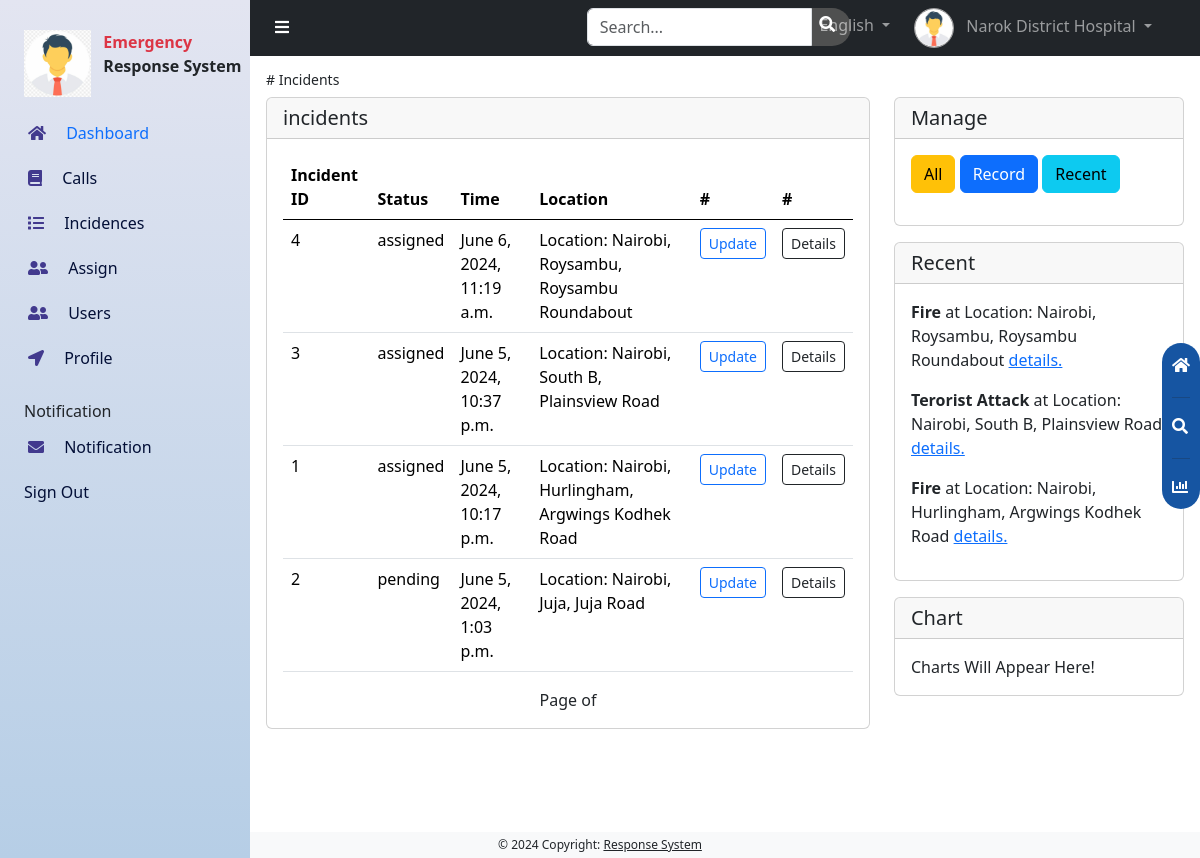
Screenshot of /admins/incidents/ (signed in) with the database file from the repository.
### accounts/models.py (models this page shows)
class CustomUser(AbstractUser):
    role =[
        ('Responder', 'responder'),
        ('Hospital', 'hospital'),
        ('Vehicle', 'vehicle'),
    ]
    username = None
    email = models.EmailField(unique=True)
    full_names = models.CharField(max_length=100, blank=True)
    user_type = models.CharField(max_length=20, choices=role, default='Responder')
    location = models.ForeignKey(Location, on_delete=models.CASCADE, blank=True, null=True)
    date_joined = models.DateField(auto_now_add=True)
    USERNAME_FIELD = 'email'
    REQUIRED_FIELDS = ['full_names', ]
    objects = CustomUserManager()
    def __str__(self):
        return self.full_names

### administrator/models.py (models this page shows)
class Incidence(models.Model):
    choices = [
        ('pending', 'Pending'),
        ('assigned', 'Assigned'),
        ('cancelled', 'Cancelled'),
        ('closed', 'Closed'),
    ]
    incidence_type = models.CharField(max_length=100)
    call = models.ForeignKey(Calls, on_delete=models.CASCADE, blank=True, null=True)
    location = models.ForeignKey(Location, on_delete=models.CASCADE)
    desc = models.TextField()
    time_of_incident = models.DateTimeField(auto_now=True)
    status = models.CharField(max_length=50, choices=choices, default="pending")

### main/models.py (models this page shows)
class Location(models.Model):
    address = models.CharField(max_length=255)
    lon = models.FloatField()
    lat = models.FloatField()
    def __str__(self):
        return f'Location: {self.address}'

### administrator/views.py (the view)
# urls.py: path('incidents/', views.incidents, name='incidents'),
@login_required
@user_passes_test(is_superuser)
def incidents(request):
    incidents = Incidence.objects.all().order_by('-time_of_incident')
    recent_incidents = Incidence.objects.all().order_by('-time_of_incident')[0:3]
    context = {
        'incidents': incidents,
        'recent_incidents': recent_incidents
    }
    return render(request, 'incidents/incidents.html', context)

### administrator/views.py (called while the page is built)
def is_superuser(request):
    return is_superuser

### administrator/templates/incidents/incidents.html (shortened to what this page needs)
{% extends '../dashboard.html' %}
{% block content %}
<div id="content" class="can_have_sidenav">
    <div class="p-3">
        {% block items %}
        <h3 class="fw-lighter small"># Incidents </h3>
        <div class="row">
            <div class="col-12 col-lg-8 mb-4 mb-lg-0">
                {% if incidents %}
                <div class="card">
                    <h5 class="card-header">incidents</h5>
                    <div class="card-body">
                        <div class="table-responsive">
                            <table class="table">
                                <thead>
                                    <tr>
                                        <th scope="col">Incident ID</th>
                                        <th scope="col">Status</th>
                                        <th scope="col">Time</th>
                                        <th scope="col">Location</th>
                                        <th scope="col">#</th>
                                        <th scope="col">#</th>
                                    </tr>
                                </thead>
                                <tbody>
                                    {% for incident in incidents %}
                                    <tr>
                                        <td>{{incident.id}}</td>
                                        <td>{{incident.status}}</td>
                                        <td>{{incident.time_of_incident}}</td>
                                        <td>{{incident.location}}</td>
                                        <td>
                                            <a href="{% url 'incident_update' incident.id %}"
                                                class="btn btn-sm btn-outline-primary">Update</a>
                                        </td>
                                        <td>
                                            <a href="{% url 'incident_details' incident.id %}"
                                                class="btn btn-sm btn-outline-dark">Details</a>
                                        </td>
                                    </tr>
                                    {% endfor %}
                                </tbody>
                            </table>
                        </div>
                        <div class='pagination justify-content-center'>
                            <span class='mx-4'>
                                Page {{ page_obj.number }} of {{ page_obj.paginator.num_pages }}
                            </span>
                        </div>
                    </div>
                </div>
                {% endif %}
            </div>
            {% endblock %}
            <div class="col">
                <div class="col">
                    <div class="card mb-3">
                        <h5 class="card-header">Manage</h5>
                        <div class="card-body gap-5">
                            <a class="btn btn-block btn-warning mb-3" href="{% url 'incidents'%}">All</a>
                            <a class="btn btn-block btn-primary mb-3" href="{% url 'add_incident'%}">Record</a>
                            <a class="btn btn-block btn-info mb-3" href="{% url 'incidents'%}">Recent</a>
                        </div>
                    </div>
                </div>
                <div class="card mb-3">
                    <h5 class="card-header">Recent</h5>
                    {% if recent_incidents %}
                    <div class="p-3">
                        {% for incident in recent_incidents %}
                        <p>
                            <strong>{{incident.incidence_type}}</strong> at {{incident.location}} <a href="">details.</a>
                        </p>
                        {% endfor %}
                    </div>
                    {% else %}
                    <div class="card-body">
                        <p class="fw-lighter">
                            Recently added incidents will appear here!
                        </p>
                    </div>
                    {% endif %}
                </div>
                <div class="card">
                    <h5 class="card-header">Chart</h5>
                    <div class="card-body">
                        <div class="card-text fw-lighter">Charts Will Appear Here!</div>
                    </div>
                </div>
            </div>
        </div>
    </div>
</div>
{% endblock %}

### administrator/templates/dashboard.html (shortened to what this page needs)
{% load static %}
<!doctype html>
<html lang="en">
<head>
    <link rel="stylesheet" href="{% static 'css/bootstrap.min.css' %}">
    <link rel="stylesheet" href="{% static 'css/fontawesome.min.css' %}">
    <link rel="stylesheet" href="{% static 'css/chart.min.css' %}">
    <link rel="stylesheet" href="{% static 'css/custom.css' %}">
    <link href="https://cdn.jsdelivr.net/npm/bootstrap@5.3.3/dist/css/bootstrap.min.css" rel="stylesheet"
>
</head>
<body>
    <nav class="navbar navbar-expand-lg navbar-dark bg-dark text-light can_have_sidenav">
        <div class="container-fluid navbar-nav">
            <div class="row w-100">
                <div class="col-5 col-lg-4 ps-4 pe-4">
                    <button class="btn btn-nav" onclick="toggle_sidenav()">
                        <i class="fa fa-bars text-white"></i>
                    </button>
                </div>
                <div class="col-lg-4 ps-4 pe-4 d-none d-lg-block">
                    <div class="input-group nav-search d-none d-lg-inline-flex">
                        <input type="text" class="form-control search-input" placeholder="Search...">
                        <span>
                            <i class="fa fa-search pe-3 ps-2 pt-2 text-white"></i>
                        </span>
                    </div>
                </div>
                <div class="col-3 col-lg-4 ps-4 pe-4 d-flex justify-content-end">
                    <li class="nav-item dropdown d-none d-lg-inline-block">
                        <a class="nav-link dropdown-toggle p-0" href="#" id="navbarDropdown" role="button"
                            data-bs-toggle="dropdown" aria-expanded="false">
                            <button class="btn btn-nav me-2">
                                <i class="fa fa-globe text-white"></i>
                            </button>
                            English
                        </a>
                    </li>
                    <li class="nav-item dropdown d-inline-block ms-4 mobile-nav-3">
                        <a class="nav-link dropdown-toggle p-0" href="#" id="navbarDropdown" role="button"
                            data-bs-toggle="dropdown" aria-expanded="false">
                            <img src="{% static 'images/avatar.png' %}" class="me-lg-2 profile-img" width="40">
                            <span class="d-none d-lg-inline-block">{{request.user}}</span>
                        </a>
                    </li>
                </div>
            </div>
        </div>
    </nav>
    {% block content %}{% endblock %}
    <div id="floating-menu">
        <a href="">
            <i class="fa fa-home mb-2"></i>
        </a>
        <hr>
        <a href="">
            <i class="fa fa-search mb-2"></i>
        </a>
        <hr>
        <a href="">
            <i class="fa fa-chart-bar"></i>
        </a>
    </div>
    <div id="sidenav">
        <div class="row mb-3">
            <div class="col-4">
                <img src="{% static 'images/avatar.png' %}" alt="Logo" class="img-fluid ms-4">
            </div>
            <div class="col-8 ps-4">
                <p class="text-danger fw-bold mb-0">Emergency</p>
                <p class="mb-0 fw-bold">Response System</p>
            </div>
        </div>
        <a href="" class="this-page">
            <i class="fa fa-home side-icon me-3"></i>
            Dashboard
        </a>
        <a href="{% url 'calls' %}">
            <i class="fa fa-book side-icon me-3"></i>
            Calls
        </a>
        <a href="{% url 'incidents' %}">
            <i class="fa fa-list side-icon me-3"></i>
            Incidences
        </a>
        <a href="{% url 'pending_incidents'%}">
            <i class="fa fa-user-friends side-icon me-3"></i>
            Assign
        </a>
        <a href="{% url 'user_list'%}">
            <i class="fa fa-user-friends side-icon me-3"></i>
            Users
        </a>
        <a href="{% url 'update_profile'%}">
            <i class="fa fa-location-arrow side-icon me-3"></i>
            Profile
        </a>
        <p class="ms-4 mb-1 mt-3">Notification</p>
        <a href="">
            <i class="fa fa-envelope side-icon me-3"></i>
            Notification
        </a>
        <a href="{% url 'logout' %}" class="ms-4 ps-0">Sign Out</a>
    </div>
    <footer class="bg-light font-12 text-center text-lg-start">
        <div class="text-center p-1">
            © 2024 Copyright:
            <a class="text-dark" href="">Response System</a>
        </div>
    </footer>
</body>
</html>

### static/css/custom.css (style rules this page uses)
body { background-color: #f2f2f2; min-height: 97vh; }
#sidenav { height: 100%; position: fixed; z-index: 1; top: 0; left: 0; background: linear-gradient(180deg, rgba(227, 229, 241, 1) 0%, rgba(182, 206, 230, 1) 100%); transition: 0.5s; padding-top: 30px; width: 250px; overflow-x: hidden; overflow-y: auto; }
#sidenav a { padding: 8px 13px 13px 28px; text-decoration: none; font-size: 16px; color: #030f37; display: block; transition: 0.3s; overflow-x: hidden; }
.this-page { color: #0d6efd !important; }
.side-icon { color: #423a8e; }
.can_have_sidenav { margin-left: 250px; transition: 0.5s; }
#content { min-height: 97vh; }
@media screen and (min-width: 1000px) { #content { margin-left: 250px; } }
@media screen and (min-width: 1000px) { #sidenav { left: 0; } }
#floating-menu { position: fixed; top: 40%; right: 0; border-radius: 20px; background-color: #1655a2; padding: 10px; }
#floating-menu a { color: #fff; }
.btn-nav { color: #909090; background-color: #3f3f40; border-radius: 50%; padding: 10px 11px 5px 11px; }
.profile-img { border-radius: 50%; border: #a0a0a1 solid 1px; }
.nav-search { background-color: #4f5050; border-radius: 20px; color: #3f3f40; width: 60%; display: inline-flex; margin-left: 1vw; }
.search-input { background-color: #4f5050; border: none; border-radius: 20px; }
.search-input::placeholder { color: #f0f0f0; }
footer { background-color: rgba(0, 0, 0, 0.1) }
.font-12 { font-size: 12px; }

### rows the page displays
CustomUser: user "Narok District Hospital"
Incidence: id "4", status "assigned", time_of_incident "June 6, 2024, 11:19 a.m.", location "Location: Nairobi, Roysambu, Roysambu Roundabout", incidence_type "Fire"
Incidence: id "3", status "assigned", time_of_incident "June 5, 2024, 10:37 p.m.", location "Location: Nairobi, South B, Plainsview Road", incidence_type "Terorist Attack"
Incidence: id "1", status "assigned", time_of_incident "June 5, 2024, 10:17 p.m.", location "Location: Nairobi, Hurlingham, Argwings Kodhek Road", incidence_type "Fire"
Incidence: id "2", status "pending", time_of_incident "June 5, 2024, 1:03 p.m.", location "Location: Nairobi, Juja, Juja Road"
